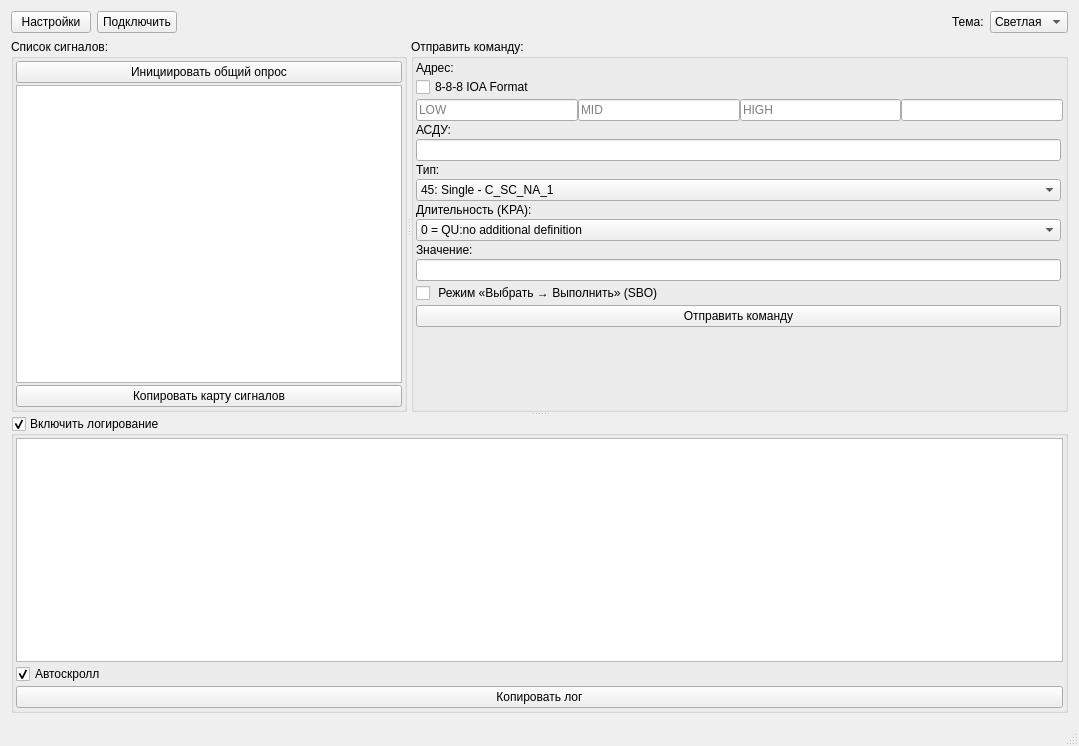
<?xml version="1.0" encoding="UTF-8"?>
<ui version="4.0">
 <class>MainWindow</class>
 <widget class="QMainWindow" name="MainWindow">
  <property name="geometry">
   <rect>
    <x>0</x>
    <y>0</y>
    <width>1079</width>
    <height>746</height>
   </rect>
  </property>
  <property name="windowTitle">
   <string>IEC104Client [IEC60870-5-104]</string>
  </property>
  <property name="windowIcon">
   <iconset resource="Resources.qrc">
    <normaloff>:/icons/Iec104Client.png</normaloff>:/icons/Iec104Client.png</iconset>
  </property>
  <widget class="QWidget" name="centralWidget">
   <layout class="QGridLayout" name="gridLayout_4">
    <item row="0" column="0">
     <layout class="QHBoxLayout" name="horizontalLayout">
      <item>
       <widget class="QPushButton" name="pbSettingsDialog">
        <property name="text">
         <string>Настройки</string>
        </property>
       </widget>
      </item>
      <item>
       <widget class="QPushButton" name="pbConnect">
        <property name="text">
         <string>Подключить</string>
        </property>
       </widget>
      </item>
      <item>
       <spacer name="horizontalSpacer">
        <property name="orientation">
         <enum>Qt::Horizontal</enum>
        </property>
        <property name="sizeHint" stdset="0">
         <size>
          <width>40</width>
          <height>20</height>
         </size>
        </property>
       </spacer>
      </item>
      <item>
       <widget class="QLabel" name="label_10">
        <property name="sizePolicy">
         <sizepolicy hsizetype="Maximum" vsizetype="Preferred">
          <horstretch>0</horstretch>
          <verstretch>0</verstretch>
         </sizepolicy>
        </property>
        <property name="text">
         <string>Тема:</string>
        </property>
       </widget>
      </item>
      <item>
       <widget class="QComboBox" name="cbTheme">
        <property name="toolTip">
         <string>Change application theme</string>
        </property>
        <item>
         <property name="text">
          <string>Светлая</string>
         </property>
        </item>
        <item>
         <property name="text">
          <string>Темная</string>
         </property>
        </item>
       </widget>
      </item>
     </layout>
    </item>
    <item row="1" column="0">
     <widget class="QSplitter" name="splitter_2">
      <property name="orientation">
       <enum>Qt::Vertical</enum>
      </property>
      <widget class="QSplitter" name="splitter">
       <property name="orientation">
        <enum>Qt::Horizontal</enum>
       </property>
       <widget class="QGroupBox" name="groupBox">
        <property name="sizePolicy">
         <sizepolicy hsizetype="Minimum" vsizetype="Preferred">
          <horstretch>0</horstretch>
          <verstretch>0</verstretch>
         </sizepolicy>
        </property>
        <property name="title">
         <string>Список сигналов:</string>
        </property>
        <layout class="QGridLayout" name="gridLayout_2">
         <property name="leftMargin">
          <number>2</number>
         </property>
         <property name="topMargin">
          <number>2</number>
         </property>
         <property name="rightMargin">
          <number>2</number>
         </property>
         <property name="bottomMargin">
          <number>2</number>
         </property>
         <property name="spacing">
          <number>2</number>
         </property>
         <item row="0" column="0">
          <widget class="QPushButton" name="pbGI">
           <property name="text">
            <string>Инициировать общий опрос</string>
           </property>
          </widget>
         </item>
         <item row="1" column="0">
          <widget class="QTableWidget" name="twPontos">
           <property name="sizePolicy">
            <sizepolicy hsizetype="Minimum" vsizetype="Expanding">
             <horstretch>0</horstretch>
             <verstretch>0</verstretch>
            </sizepolicy>
           </property>
           <property name="alternatingRowColors">
            <bool>true</bool>
           </property>
           <attribute name="horizontalHeaderMinimumSectionSize">
            <number>50</number>
           </attribute>
           <attribute name="horizontalHeaderDefaultSectionSize">
            <number>50</number>
           </attribute>
           <attribute name="horizontalHeaderStretchLastSection">
            <bool>true</bool>
           </attribute>
           <attribute name="verticalHeaderVisible">
            <bool>false</bool>
           </attribute>
          </widget>
         </item>
         <item row="2" column="0">
          <widget class="QPushButton" name="pbCopyVals">
           <property name="text">
            <string>Копировать карту сигналов</string>
           </property>
          </widget>
         </item>
        </layout>
       </widget>
       <widget class="QGroupBox" name="sendCommand">
        <property name="sizePolicy">
         <sizepolicy hsizetype="Maximum" vsizetype="Preferred">
          <horstretch>0</horstretch>
          <verstretch>0</verstretch>
         </sizepolicy>
        </property>
        <property name="title">
         <string>Отправить команду:</string>
        </property>
        <layout class="QGridLayout" name="gridLayout">
         <property name="leftMargin">
          <number>2</number>
         </property>
         <property name="topMargin">
          <number>2</number>
         </property>
         <property name="rightMargin">
          <number>2</number>
         </property>
         <property name="bottomMargin">
          <number>2</number>
         </property>
         <property name="spacing">
          <number>2</number>
         </property>
         <item row="13" column="1">
          <widget class="QLineEdit" name="leCmdValue">
           <property name="toolTip">
            <string>Enter value for command
Use 0 or 1 for digital single
Use 1 or 2 for digital double</string>
           </property>
          </widget>
         </item>
         <item row="10" column="1">
          <widget class="QLabel" name="label_8">
           <property name="text">
            <string>Длительность (KPA):</string>
           </property>
          </widget>
         </item>
         <item row="15" column="1">
          <widget class="QPushButton" name="pbSendCommandsButton">
           <property name="sizePolicy">
            <sizepolicy hsizetype="Preferred" vsizetype="Fixed">
             <horstretch>0</horstretch>
             <verstretch>0</verstretch>
            </sizepolicy>
           </property>
           <property name="text">
            <string>Отправить команду</string>
           </property>
          </widget>
         </item>
         <item row="9" column="1">
          <widget class="QComboBox" name="cbCmdAsdu">
           <item>
            <property name="text">
             <string>45: Single - C_SC_NA_1</string>
            </property>
           </item>
           <item>
            <property name="text">
             <string>46: Double - C_DC_NA_1</string>
            </property>
           </item>
           <item>
            <property name="text">
             <string>47: Reg. Step - C_RC_NA_1</string>
            </property>
           </item>
           <item>
            <property name="text">
             <string>58: Single with time tag - C_SC_TA_1</string>
            </property>
           </item>
           <item>
            <property name="text">
             <string>59: Double with time tag - C_DC_TA_1</string>
            </property>
           </item>
           <item>
            <property name="text">
             <string>60: Reg. Step with time tag - C_RC_TA_1</string>
            </property>
           </item>
           <item>
            <property name="text">
             <string>48: Set-point normalised value - C_SE_NA_1</string>
            </property>
           </item>
           <item>
            <property name="text">
             <string>49: Set-point scaled value - C_SE_NB_1</string>
            </property>
           </item>
           <item>
            <property name="text">
             <string>50: Set-point short floating point value - C_SE_NC_1</string>
            </property>
           </item>
           <item>
            <property name="text">
             <string>61: Set-point normalised value with time tag - C_SE_TA_1</string>
            </property>
           </item>
           <item>
            <property name="text">
             <string>62: Set-point scaled value with time tag - C_SE_TB_1</string>
            </property>
           </item>
           <item>
            <property name="text">
             <string>63: Set-point short floating point value with time tag - C_SE_TC_1</string>
            </property>
           </item>
           <item>
            <property name="text">
             <string>101: Counter Interrogation Command - C_CI_NA_1 *NOT IMPL</string>
            </property>
           </item>
           <item>
            <property name="text">
             <string>102: Read Command - C_RD_NA_1 *NOT IMPL</string>
            </property>
           </item>
           <item>
            <property name="text">
             <string>103: Clock Syncronization - C_CS_NA_1</string>
            </property>
           </item>
           <item>
            <property name="text">
             <string>105: Reset Process Command - C_RP_NA_1</string>
            </property>
           </item>
           <item>
            <property name="text">
             <string>107: Test Command with time tag - C_TS_TA_1</string>
            </property>
           </item>
           <item>
            <property name="text">
             <string>110: Parameter of measured normalized value - P_ME_NA_1</string>
            </property>
           </item>
           <item>
            <property name="text">
             <string>111: Parameter of measured scaled value - P_ME_NB_1</string>
            </property>
           </item>
           <item>
            <property name="text">
             <string>112: Parameter of measured short floating point value - P_ME_NC_1</string>
            </property>
           </item>
           <item>
            <property name="text">
             <string>113: Parameter activation - P_AC_NA_1</string>
            </property>
           </item>
          </widget>
         </item>
         <item row="0" column="1">
          <widget class="QLabel" name="label_5">
           <property name="text">
            <string>Адрес:</string>
           </property>
          </widget>
         </item>
         <item row="1" column="1">
          <widget class="QCheckBox" name="cb888Mode">
           <property name="sizePolicy">
            <sizepolicy hsizetype="Preferred" vsizetype="Fixed">
             <horstretch>0</horstretch>
             <verstretch>0</verstretch>
            </sizepolicy>
           </property>
           <property name="text">
            <string>8-8-8 IOA Format</string>
           </property>
           <property name="checked">
            <bool>false</bool>
           </property>
          </widget>
         </item>
         <item row="6" column="1">
          <widget class="QLineEdit" name="leASDUAddr">
           <property name="toolTip">
            <string>Put here the ASDU address for commands.
If empty will use remote link address.</string>
           </property>
          </widget>
         </item>
         <item row="14" column="1">
          <widget class="QCheckBox" name="cbSBO">
           <property name="sizePolicy">
            <sizepolicy hsizetype="Preferred" vsizetype="Fixed">
             <horstretch>0</horstretch>
             <verstretch>0</verstretch>
            </sizepolicy>
           </property>
           <property name="text">
            <string> Режим «Выбрать → Выполнить» (SBO)</string>
           </property>
          </widget>
         </item>
         <item row="5" column="1">
          <widget class="QLabel" name="label">
           <property name="text">
            <string>АСДУ:</string>
           </property>
          </widget>
         </item>
         <item row="8" column="1">
          <widget class="QLabel" name="label_7">
           <property name="text">
            <string>Тип:</string>
           </property>
          </widget>
         </item>
         <item row="12" column="1">
          <widget class="QLabel" name="label_6">
           <property name="text">
            <string>Значение:</string>
           </property>
          </widget>
         </item>
         <item row="2" column="1" colspan="2">
          <layout class="QHBoxLayout" name="horizontalLayoutCmdAddress">
           <property name="spacing">
            <number>0</number>
           </property>
           <item>
            <widget class="QLineEdit" name="leCmdAddressLow">
             <property name="placeholderText">
              <string>LOW</string>
             </property>
            </widget>
           </item>
           <item>
            <widget class="QLineEdit" name="leCmdAddressMid">
             <property name="placeholderText">
              <string>MID</string>
             </property>
            </widget>
           </item>
           <item>
            <widget class="QLineEdit" name="leCmdAddressHigh">
             <property name="placeholderText">
              <string>HIGH</string>
             </property>
            </widget>
           </item>
           <item>
            <widget class="QLineEdit" name="leCmdAddress"/>
           </item>
          </layout>
         </item>
         <item row="11" column="1">
          <widget class="QComboBox" name="cbCmdDuration">
           <item>
            <property name="text">
             <string>0 = QU:no additional definition</string>
            </property>
           </item>
           <item>
            <property name="text">
             <string>1 = QU:short pulse</string>
            </property>
           </item>
           <item>
            <property name="text">
             <string>2 = QU:long pulse</string>
            </property>
           </item>
           <item>
            <property name="text">
             <string>3 = QU:persistent output</string>
            </property>
           </item>
           <item>
            <property name="text">
             <string>0 = KPA:unused</string>
            </property>
           </item>
           <item>
            <property name="text">
             <string>1 = KPA:threshold</string>
            </property>
           </item>
           <item>
            <property name="text">
             <string>2 = KPA:filter</string>
            </property>
           </item>
           <item>
            <property name="text">
             <string>3 = KPA:lolimit</string>
            </property>
           </item>
           <item>
            <property name="text">
             <string>4 = KPA:hilimit</string>
            </property>
           </item>
          </widget>
         </item>
         <item row="16" column="1">
          <spacer name="verticalSpacer">
           <property name="orientation">
            <enum>Qt::Vertical</enum>
           </property>
           <property name="sizeHint" stdset="0">
            <size>
             <width>20</width>
             <height>40</height>
            </size>
           </property>
          </spacer>
         </item>
        </layout>
       </widget>
      </widget>
      <widget class="QGroupBox" name="cbLog">
       <property name="title">
        <string>Включить логирование</string>
       </property>
       <property name="checkable">
        <bool>true</bool>
       </property>
       <layout class="QGridLayout" name="gridLayout_3">
        <property name="leftMargin">
         <number>2</number>
        </property>
        <property name="topMargin">
         <number>2</number>
        </property>
        <property name="rightMargin">
         <number>2</number>
        </property>
        <property name="bottomMargin">
         <number>2</number>
        </property>
        <property name="spacing">
         <number>2</number>
        </property>
        <item row="0" column="0">
         <widget class="QPlainTextEdit" name="lwLog">
          <property name="font">
           <font>
            <family>Courier New</family>
            <pointsize>9</pointsize>
           </font>
          </property>
          <property name="undoRedoEnabled">
           <bool>false</bool>
          </property>
          <property name="lineWrapMode">
           <enum>QPlainTextEdit::WidgetWidth</enum>
          </property>
          <property name="readOnly">
           <bool>true</bool>
          </property>
          <property name="maximumBlockCount">
           <number>20000</number>
          </property>
         </widget>
        </item>
        <item row="1" column="0">
         <widget class="QCheckBox" name="cbAutoScroll">
          <property name="text">
           <string>Автоскролл</string>
          </property>
          <property name="checked">
           <bool>true</bool>
          </property>
         </widget>
        </item>
        <item row="2" column="0">
         <widget class="QPushButton" name="pbCopyClipb">
          <property name="text">
           <string>Копировать лог</string>
          </property>
         </widget>
        </item>
       </layout>
      </widget>
     </widget>
    </item>
   </layout>
  </widget>
  <widget class="QStatusBar" name="statusBar"/>
 </widget>
 <layoutdefault spacing="6" margin="11"/>
 <resources>
  <include location="Resources.qrc"/>
 </resources>
 <connections/>
</ui>
